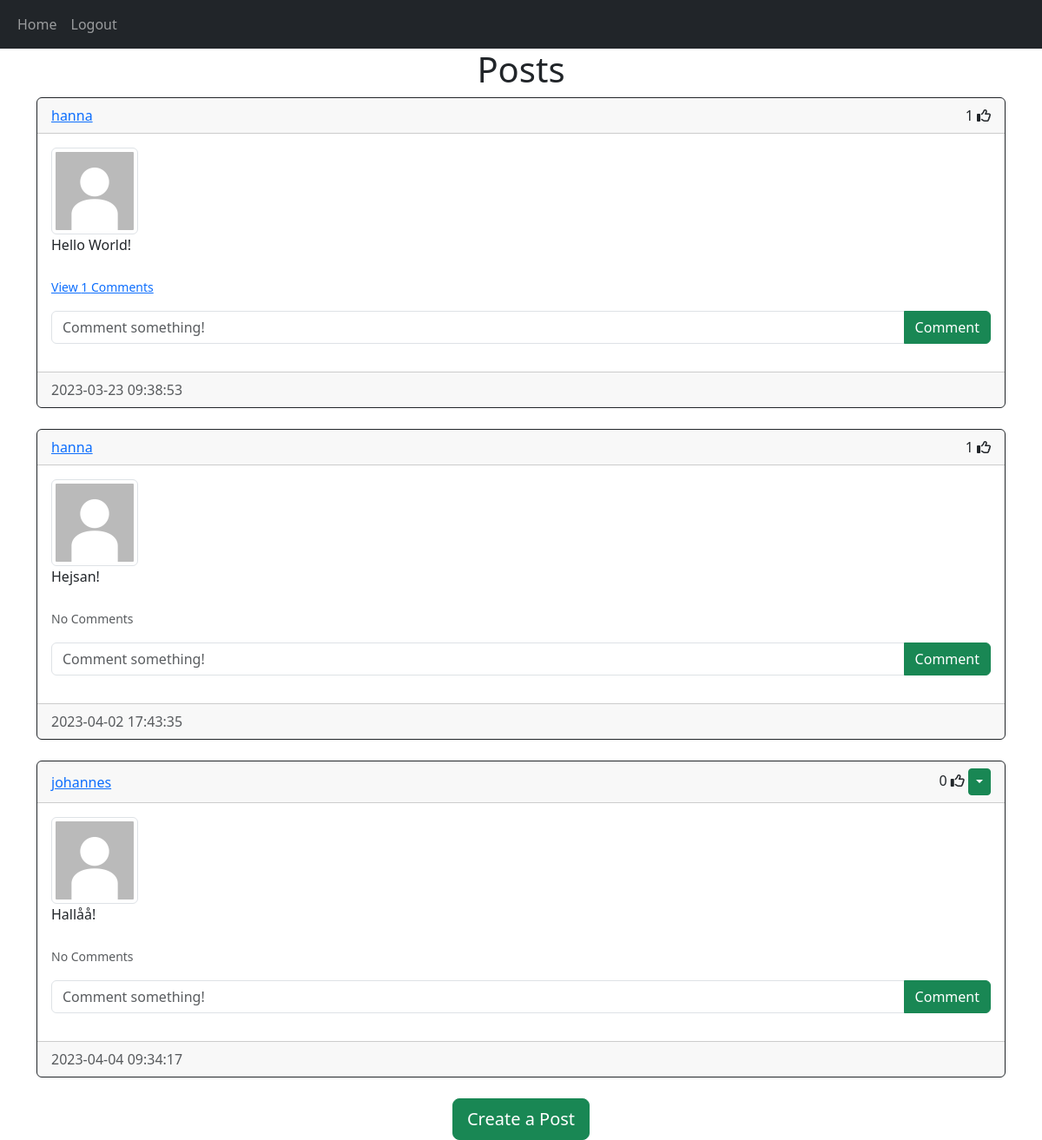
The app's page /home (signed in) with its own data.
### website/models.py (models this page shows)
class Post(db.Model):
    id = db.Column(db.Integer, primary_key=True)
    text = db.Column(db.Text, nullable=False)
    date_created = db.Column(db.DateTime(timezone=True), default=func.now())
    author = db.Column(db.Integer, db.ForeignKey("user.id", ondelete="CASCADE"), nullable=False)
    comments = db.relationship("Comment", backref="post", passive_deletes=True)
    likes = db.relationship("Like", backref="post", passive_deletes=True)

class User(db.Model, UserMixin):
    id = db.Column(db.Integer, primary_key=True)
    email = db.Column(db.String(150), unique=True)
    username = db.Column(db.String(150), unique=True)
    password = db.Column(db.String(150))
    date_created = db.Column(db.DateTime(timezone=True), default=func.now())
    posts = db.relationship("Post", backref="user", passive_deletes=True)
    comments = db.relationship("Comment", backref="user", passive_deletes=True)
    likes = db.relationship("Like", backref="user", passive_deletes=True)

### website/views.py (the view)
@views.route("/")
@views.route("/home")
@login_required
def home():
    posts = Post.query.all()
    return render_template("home.html", user = current_user, posts = posts)

### website/__init__.py (called while the page is built)
def create_app():
    app = Flask(__name__)
    app.config['SECRET_KEY'] = "helloworld"
    app.config['SQLALCHEMY_DATABASE_URI'] = f'sqlite:///{DB_NAME}'
    db.init_app(app)
    from .views import views
    from .auth import auth
    app.register_blueprint(views, url_prefix="/")
    app.register_blueprint(auth, url_prefix="/")
    from .models import User, Post, Comment, Like
    create_database(app)
    login_manager = LoginManager()
    login_manager.login_view = "auth.login"
    login_manager.init_app(app)
    @login_manager.user_loader
    def load_user(id):
        return User.query.get(int(id))
    return app

### website/templates/home.html (shortened to what this page needs)
{% extends "posts_div.html" %}

### website/templates/posts_div.html (shortened to what this page needs)
{% extends "base.html" %}
{% block content%}
    <h1 align="center">{% block header %}Posts{% endblock %}</h1>
    <div id="posts">
      {% for post in posts %}
      <div class="card border-dark">
        <div class="card-header d-flex justify-content-between align-items-center">
          <a href="/posts/{{post.user.username}}">{{post.user.username}}</a>
          <div>
            <span id="likes-count-{{post.id}}">{{post.likes|length}}</span>
            {% if user.id in post.likes|map(attribute="author")|list %}
            <i
          class="fas fa-thumbs-up" id="like-button-{{post.id}}"onclick="like({{post.id}})"></i>
            {% else %}
            <i class="far fa-thumbs-up" id="like-button-{{post.id}}"onclick="like({{post.id}})"></i>
            {% endif %}
            {% if user.id == post.author %}
          <div class="btn-group">
            <button type="button" class="btn btn-sm btn-success dropdown-toggle" data-bs-toggle="dropdown"></button>
          </div>
          {% endif %}
        </div>
        </div>
        <div class="card-body">
          <img src="{{ url_for('static', filename='images/default.jpg')}}" width="100" class="img-thumbnail">
          <div class="card-text">{{post.text}}</div>
          <br>
          <p class="card-text">
            {% if post.comments|length > 0 %}
            <a data-bs-toggle="collapse" href="#comments-{{post.id}}" role="button">
              <small>View {{post.comments|length}} Comments</small>
            </a>
            {% else %}
            <small class="text-muted">No Comments</small>
            {% endif %}
          </p>
          <form class="input-group mb-3" method="POST" action="/create-comment/{{post.id}}">
            <input type="text" id="text" name="text" class="form-control" placeholder="Comment something!"/>
            <button type="submit" class="btn btn-success">Comment</button>
          </form>
        </div>
        <div class="card-footer text-muted">{{post.date_created}}</div>
      </div>
      <br> {% endfor %}
    </div>
    {% block footer %}
    <div align="center">
      <a href="/create-post"><button type="button" class="btn btn-success btn-lg">Create a Post</button></a>
    </div>
  {% endblock %}
{% endblock %}

### records on screen
Post: user.username "hanna", likes|length "1", text "Hello World!", comments|length "1", date_created "2023-03-23 09:38:53"
Post: user.username "hanna", likes|length "1", text "Hejsan!", shows "No Comments", date_created "2023-04-02 17:43:35"
Post: user.username "johannes", likes|length "0", text "Hallåå!", shows "No Comments", date_created "2023-04-04 09:34:17"
